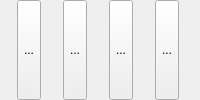
                 <widget class="QWidget" name="buttons_wgt" native="true">
                  <property name="enabled">
                   <bool>true</bool>
                  </property>
                  <property name="sizePolicy">
                   <sizepolicy hsizetype="Fixed" vsizetype="Preferred">
                    <horstretch>0</horstretch>
                    <verstretch>0</verstretch>
                   </sizepolicy>
                  </property>
                  <property name="minimumSize">
                   <size>
                    <width>0</width>
                    <height>0</height>
                   </size>
                  </property>
                  <layout class="QHBoxLayout" name="horizontalLayout_4">
                   <property name="spacing">
                    <number>5</number>
                   </property>
                   <property name="leftMargin">
                    <number>0</number>
                   </property>
                   <property name="topMargin">
                    <number>0</number>
                   </property>
                   <property name="rightMargin">
                    <number>0</number>
                   </property>
                   <property name="bottomMargin">
                    <number>0</number>
                   </property>
                   <item>
                    <widget class="QToolButton" name="select_all_tb">
                     <property name="enabled">
                      <bool>true</bool>
                     </property>
                     <property name="sizePolicy">
                      <sizepolicy hsizetype="Fixed" vsizetype="Preferred">
                       <horstretch>0</horstretch>
                       <verstretch>0</verstretch>
                      </sizepolicy>
                     </property>
                     <property name="minimumSize">
                      <size>
                       <width>0</width>
                       <height>0</height>
                      </size>
                     </property>
                     <property name="toolTip">
                      <string>Select all objects</string>
                     </property>
                     <property name="text">
                      <string>...</string>
                     </property>
                     <property name="icon">
                      <iconset resource="../../res/resources.qrc">
                       <normaloff>:/icons/icons/selectmove.png</normaloff>:/icons/icons/selectmove.png</iconset>
                     </property>
                     <property name="iconSize">
                      <size>
                       <width>25</width>
                       <height>25</height>
                      </size>
                     </property>
                     <property name="checkable">
                      <bool>false</bool>
                     </property>
                    </widget>
                   </item>
                   <item>
                    <widget class="QToolButton" name="clear_all_tb">
                     <property name="enabled">
                      <bool>true</bool>
                     </property>
                     <property name="sizePolicy">
                      <sizepolicy hsizetype="Fixed" vsizetype="Preferred">
                       <horstretch>0</horstretch>
                       <verstretch>0</verstretch>
                      </sizepolicy>
                     </property>
                     <property name="minimumSize">
                      <size>
                       <width>0</width>
                       <height>0</height>
                      </size>
                     </property>
                     <property name="toolTip">
                      <string>Clear object selection</string>
                     </property>
                     <property name="text">
                      <string>...</string>
                     </property>
                     <property name="icon">
                      <iconset resource="../../res/resources.qrc">
                       <normaloff>:/icons/icons/clearobjsel.png</normaloff>:/icons/icons/clearobjsel.png</iconset>
                     </property>
                     <property name="iconSize">
                      <size>
                       <width>25</width>
                       <height>25</height>
                      </size>
                     </property>
                     <property name="checkable">
                      <bool>false</bool>
                     </property>
                    </widget>
                   </item>
                   <item>
                    <widget class="QToolButton" name="expand_all_tb">
                     <property name="enabled">
                      <bool>true</bool>
                     </property>
                     <property name="sizePolicy">
                      <sizepolicy hsizetype="Fixed" vsizetype="Preferred">
                       <horstretch>0</horstretch>
                       <verstretch>0</verstretch>
                      </sizepolicy>
                     </property>
                     <property name="minimumSize">
                      <size>
                       <width>0</width>
                       <height>0</height>
                      </size>
                     </property>
                     <property name="toolTip">
                      <string>Expands all items</string>
                     </property>
                     <property name="text">
                      <string>...</string>
                     </property>
                     <property name="icon">
                      <iconset resource="../../res/resources.qrc">
                       <normaloff>:/icons/icons/expandtree.png</normaloff>:/icons/icons/expandtree.png</iconset>
                     </property>
                     <property name="iconSize">
                      <size>
                       <width>25</width>
                       <height>25</height>
                      </size>
                     </property>
                     <property name="checkable">
                      <bool>false</bool>
                     </property>
                    </widget>
                   </item>
                   <item>
                    <widget class="QToolButton" name="collapse_all_tb">
                     <property name="enabled">
                      <bool>true</bool>
                     </property>
                     <property name="sizePolicy">
                      <sizepolicy hsizetype="Fixed" vsizetype="Preferred">
                       <horstretch>0</horstretch>
                       <verstretch>0</verstretch>
                      </sizepolicy>
                     </property>
                     <property name="minimumSize">
                      <size>
                       <width>0</width>
                       <height>0</height>
                      </size>
                     </property>
                     <property name="toolTip">
                      <string>Collapses all items</string>
                     </property>
                     <property name="text">
                      <string>...</string>
                     </property>
                     <property name="icon">
                      <iconset resource="../../res/resources.qrc">
                       <normaloff>:/icons/icons/collapsetree.png</normaloff>:/icons/icons/collapsetree.png</iconset>
                     </property>
                     <property name="iconSize">
                      <size>
                       <width>25</width>
                       <height>25</height>
                      </size>
                     </property>
                     <property name="checkable">
                      <bool>false</bool>
                     </property>
                    </widget>
                   </item>
                  </layout>
                 </widget>
